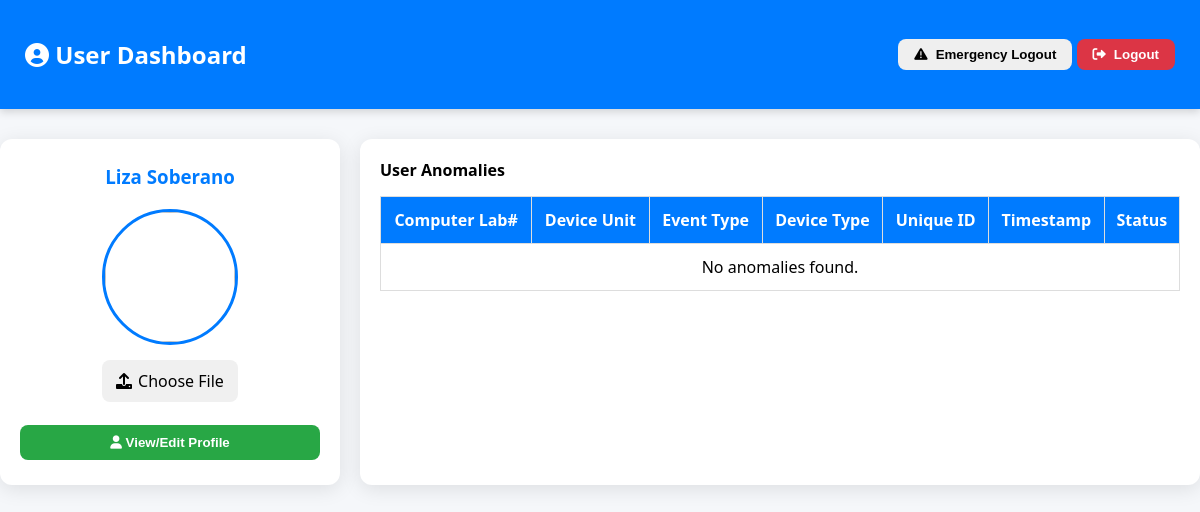
The app's page /student_dashboard (signed in), older data.
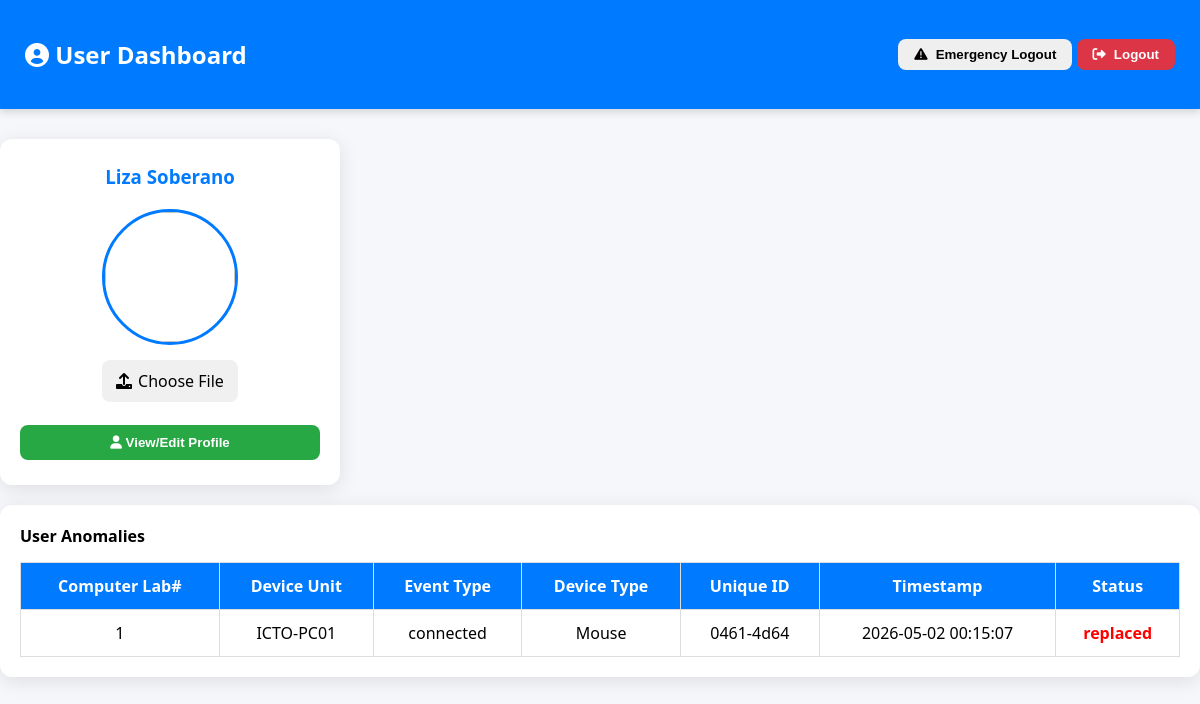
The same page, newer data.
### tables this page shows
CREATE TABLE peripheral_alerts (
id INTEGER PRIMARY KEY AUTOINCREMENT,
serial_number TEXT, 
alert_type TEXT, 
timestamp TEXT, 
device_name TEXT, 
location TEXT, 
event_type TEXT, 
device_type TEXT, 
user_id TEXT, deleted INTEGER DEFAULT 0, serial_no TEXT);

### app.py (the view, shortened to what this page needs)
@app.route("/student_dashboard")
def student_dashboard():
    username = session.get("username")
    login_time = session.get("login_time", int(time.time()))
    if not username:
        return redirect(url_for("login"))
    with sqlite3.connect(DB_FILE) as conn:
        conn.row_factory = sqlite3.Row
        cur = conn.cursor()
        cur.execute("""
            SELECT username, name, email, grade, section, contact, profile_pic
            FROM users
            WHERE username = ?
        """, (username,))
        student = cur.fetchone()
        cur.execute("""
            UPDATE student_notifications
            SET is_read = 1
            WHERE student_id = ?
              AND is_read = 0
        """, (username,))
        conn.commit()
        cur.execute("""
            SELECT pc_tag
            FROM active_sessions
            WHERE student_id = ?
            ORDER BY datetime(login_time) DESC
            LIMIT 1
        """, (username,))
        active_pc = cur.fetchone()
        current_pc_tag = active_pc["pc_tag"] if active_pc else None
        if current_pc_tag:
            cur.execute("""
                SELECT
                    a.location,
                    a.device_name,
                    a.event_type,
                    a.device_type,
                    COALESCE(p.unique_id, a.serial_number) AS unique_id,
                    a.timestamp,
                    a.alert_type,
                    a.deleted
                FROM peripheral_alerts a
                LEFT JOIN peripherals p
                    ON a.serial_number = p.serial_number
                WHERE a.deleted = 0
                  AND (
                        a.user_id = ?
                        OR a.device_name = ?
                      )
                ORDER BY datetime(a.timestamp) DESC
            """, (username, current_pc_tag))
        anomalies = cur.fetchall()
        cur.execute("""
            SELECT status
            FROM emergency_logout_requests
            WHERE student_id = ?
            ORDER BY id DESC
            LIMIT 1
        """, (username,))
        req = cur.fetchone()
        if req:
            if req["status"] == "approved":
                flash("Your emergency logout request was approved!", "success")
            elif req["status"] == "declined":
                flash("Your emergency logout request was declined.", "error")
    return render_template(
        "student_dashboard.html",
        student=student,
        anomalies=anomalies,
        login_time=login_time
    )

### templates/student_dashboard.html (shortened to what this page needs)
<!DOCTYPE html>
<html lang="en">
<head>
<link rel="stylesheet" href="https://cdnjs.cloudflare.com/ajax/libs/font-awesome/6.0.0/css/all.min.css"/>
<link rel="stylesheet" href="https://cdnjs.cloudflare.com/ajax/libs/cropperjs/1.5.12/cropper.min.css">
</head>
<body>
<header>
    <h2><i class="fa fa-user-circle"></i> User Dashboard</h2>
    <div>
        <button class="danger" onclick="requestEmergencyLogout()"><i class="fas fa-exclamation-triangle"></i> Emergency Logout</button>
        <form style="display:inline;" action="/user/logout" method="get">
            <button type="submit" class="logout"><i class="fas fa-sign-out-alt"></i> Logout</button>
        </form>
    </div>
</header>
<div class="main-content">
    <div class="profile-card">
        <h3>{{ student[1] }}</h3>
        <img src="{{ student[6] if student[6] else '/static/default.png' }}" class="profile-pic">
        <form class="upload-form" enctype="multipart/form-data">
            <label for="profilePicInput" class="file-label"><i class="fas fa-upload"></i> Choose File</label>
        </form>
        <button class="success" onclick="openModal('profileModal')"><i class="fas fa-user"></i> View/Edit Profile</button>
    </div>
    <div class="table-container">
        <h4>User Anomalies</h4>
        <table>
            <thead>
                <tr>
                    <th>Computer Lab#</th>
                    <th>Device Unit</th>
                    <th>Event Type</th>
                    <th>Device Type</th>
                    <th>Unique ID</th>
                    <th>Timestamp</th>
                    <th>Status</th>
                </tr>
            </thead>
            <tbody>
                {% if anomalies %}
                    {% for anomaly in anomalies %}
                    <tr>
                        <td>{{ anomaly.location or 'N/A' }}</td>
                        <td>{{ anomaly.device_name or 'N/A' }}</td>
                        <td>{{ anomaly.event_type or 'N/A' }}</td>
                        <td>{{ anomaly.device_type or 'N/A' }}</td>
                        <td>{{ anomaly.unique_id or 'N/A' }}</td>
                        <td>{{ anomaly.timestamp or 'N/A' }}</td>
                        <td>
                            {% if anomaly.alert_type %}
                                <span class="status-free">{{ anomaly.alert_type }}</span>
                            {% elif anomaly.deleted == 0 %}
                                <span class="status-free">Pending</span>
                            {% elif anomaly.deleted == 1 %}
                                <span class="status-used">Cleared</span>
                            {% else %}
                                <span class="status-unknown">Unknown</span>
                            {% endif %}
                        </td>
                    </tr>
                    {% endfor %}
                {% else %}
                    <tr>
                        <td colspan="7">No anomalies found.</td>
                    </tr>
                {% endif %}
            </tbody>
        </table>
    </div>
</div>
</body>
</html>

Row changes from the older to the newer data that the page shows:
added peripheral_alerts: location "1", device_name "ICTO-PC01", event_type "connected", device_type "Mouse", serial_number "0461-4d64", timestamp "2026-05-02 00:15:07", alert_type "replaced"
Text that changed along with them:
text no longer shown: "No anomalies found."
